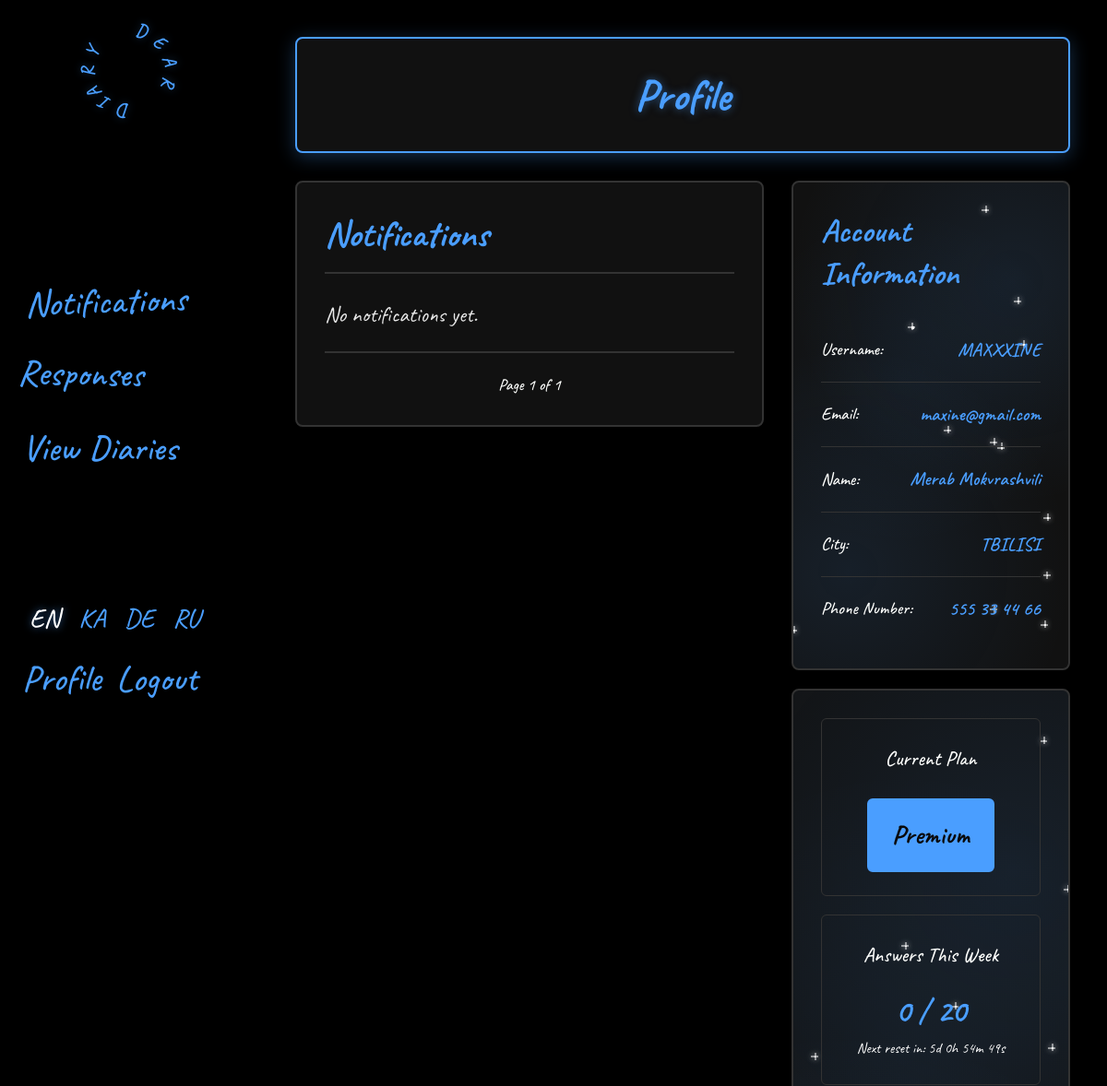
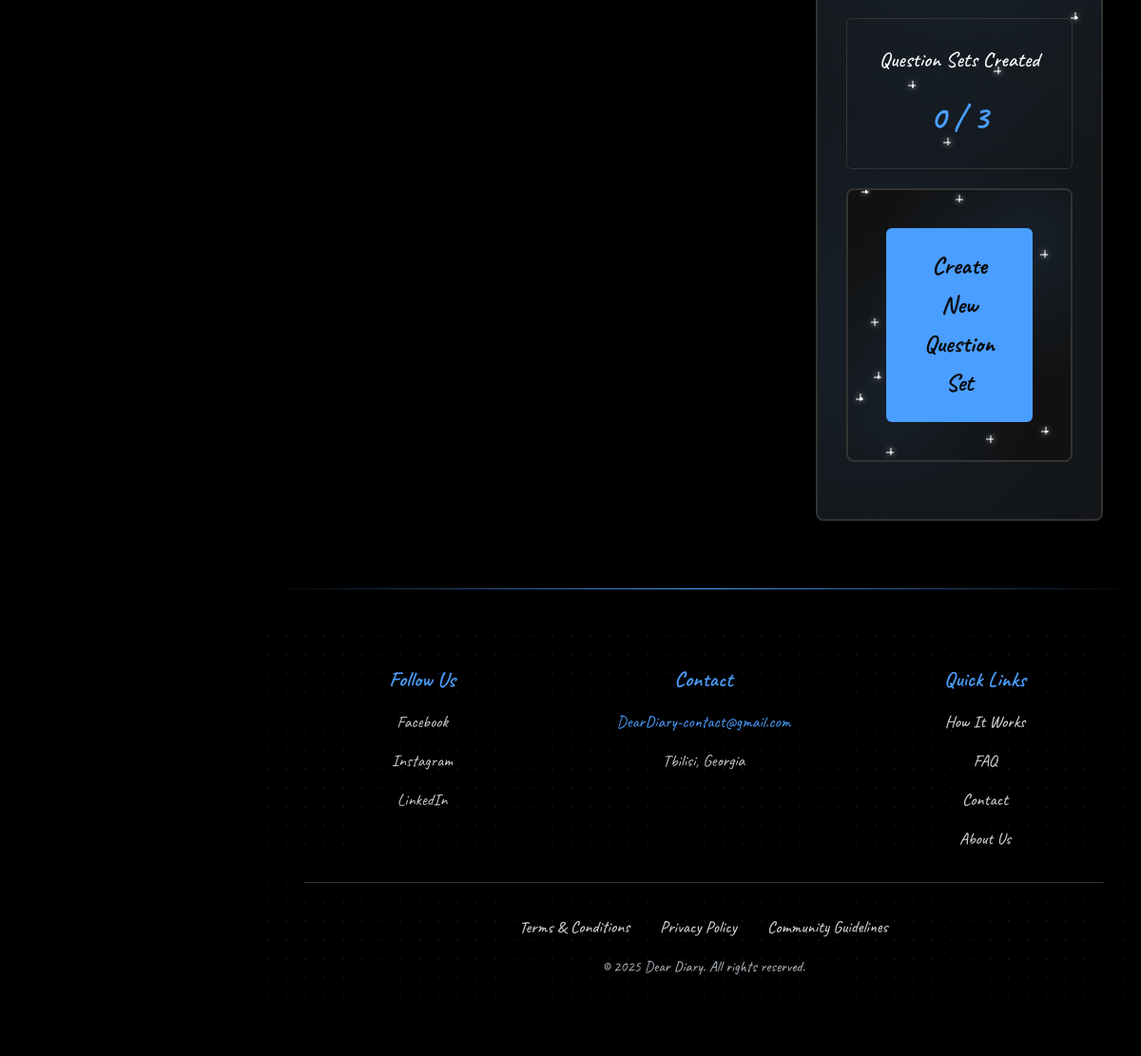
The page /users/profile/ (signed in) on the database its author committed (2 pictures, top to bottom).
### users/models.py (models this page shows, shortened)
class CustomUser(AbstractUser):
    name = models.CharField(
        max_length=50,
        verbose_name=_("First Name"),
        help_text=_("Enter your first name."),
    )
    surname = models.CharField(
        max_length=50,
        verbose_name=_("Last Name"),
        help_text=_("Enter your last name."),
    )
    city = models.CharField(
        max_length=100,
        verbose_name=_("City"),
        help_text=_("Where do you live?"),
        blank=True,
        null=True,
    )
    phone_number = models.CharField(
        max_length=20,
        verbose_name=_("Phone Number"),
        help_text=_("Optional phone number for contact."),
        blank=True,
        null=True,
    )
    gender = models.CharField(
        max_length=1,
        choices=GenderChoices.choices,
        default=GenderChoices.UNDISCLOSED,
        verbose_name=_("Gender"),
        help_text=_("Select your gender."),
    )
    class Meta:
        verbose_name = _("User")  # Singular name in admin
        verbose_name_plural = _("Users")  # Plural name in admin
        ordering = ['username']  # Default ordering by username

class UserProfile(models.Model):
    user = models.OneToOneField(CustomUser, on_delete=models.CASCADE)
    plan = models.CharField(
        max_length=10,
        choices=PlanChoices.choices,
        default=PlanChoices.FREE
    )
    weekly_answer_count = models.PositiveIntegerField(default=0)
    weekly_reset_date = models.DateField(default=timezone.now)  # track last reset
    next_reset = models.DateTimeField(default=lambda: now() + timedelta(days=7))  # ✅ 7 days later
    def reset_weekly_answers(self):
        now_dt = timezone.now()
        if now_dt >= self.next_reset:
            self.weekly_answer_count = 0
            self.weekly_reset_date = now_dt.date()
            self.next_reset = now_dt + timedelta(days=7)
            self.save()

### users/views.py (the view)
# urls.py: path('profile/', views.profile_view, name='profile'),  # Profile page
@login_required(login_url='users:login')
def profile_view(request):
    notifications_qs = request.user.notifications.all()
    paginator = Paginator(notifications_qs, 10)
    page_number = request.GET.get("page")
    page_obj = paginator.get_page(page_number)
    profile = request.user.userprofile
    limits = get_limits(request.user)
    current_qset_count = QuestionSet.objects.filter(owner=request.user).count()
    profile.reset_weekly_answers()
    context = {
        'profile': profile,
        'max_answers': limits['max_answers'],
        'max_qsets': limits['max_qsets'],
        'current_qset_count': current_qset_count,  # pass this to the template
        "page_obj": page_obj,  # for template pagination controls
        "next_reset": profile.next_reset,  # send datetime
    }
    return render(request, 'users/profile.html', context)

### users/context_processors.py (called while the page is built)
def user_profile(request):
    if request.user.is_authenticated:
        try:
            profile = request.user.userprofile  # Adjust if your related_name is different
        except UserProfile.DoesNotExist:
            profile = None
    else:
        profile = None
    return {
        'profile': profile
    }

### users/utils.py (called while the page is built)
def get_limits(user):
    profile = user.userprofile
    if profile.plan == 'premium':
        return {'max_answers': 20, 'max_qsets': 3}
    return {'max_answers': 5, 'max_qsets': 1}

### users/templates/users/profile.html (shortened to what this page needs)
{% extends 'base.html' %}
{% load i18n %}
{% block content %}
<div class="profile-container">
    <div class="profile-header">
        <h2 class="profile-title">{% trans "Profile" %}</h2>
    </div>
    <div class="profile-content">
        <div class="notifications">
            <h2>{% trans "Notifications" %}</h2>
            {% for n in page_obj %}
                <div class="notification {% if not n.is_read %}unread{% endif %}">
                    <p>
                        {{ n.message }}
                    </p>
                    {% if n.link %}
                        <a href="{{ n.link }}">{% trans "View" %}</a>
                    {% endif %}
                    <span class="time">{{ n.created_at|timesince }} {% trans "ago" %}</span>
                </div>
            {% empty %}
                <p>{% trans "No notifications yet." %}</p>
            {% endfor %}
            <div class="pagination">
                <span>{% trans "Page" %} {{ page_obj.number }} {% trans "of" %} {{ page_obj.paginator.num_pages }}</span>
            </div>
        </div>
        <div class="right-column">
            <div class="user-info">
                <h3 class="info-title">{% trans "Account Information" %}</h3>
                <ul class="info-list">
                    <li class="info-item">
                        <span class="info-label">{% trans "Username:" %}</span>
                        <span class="info-value">{{ user.username }}</span>
                    </li>
                    <li class="info-item">
                        <span class="info-label">{% trans "Email:" %}</span>
                        <span class="info-value">{{ user.email }}</span>
                    </li>
                    <li class="info-item">
                        <span class="info-label">{% trans "Name:" %}</span>
                        <span class="info-value">{{ user.name }} {{ user.surname }}</span>
                    </li>
                    <li class="info-item">
                        <span class="info-label">{% trans "City:" %}</span>
                        <span class="info-value">{{ user.city }}</span>
                    </li>
                    <li class="info-item">
                        <span class="info-label">{% trans "Phone Number:" %}</span>
                        <span class="info-value">{{ user.phone_number }}</span>
                    </li>
                </ul>
            </div>
            <div class="stats-section">
                <div class="stats-grid">
                    <div class="stat-item">
                        <div class="stat-label">{% trans "Current Plan" %}</div>
                        <div class="plan-badge {% if profile.plan == 'free' %}free{% else %}premium{% endif %}">
                            {{ profile.get_plan_display }}
                        </div>
                    </div>
                    <div class="stat-item">
                        <div class="stat-label">{% trans "Answers This Week" %}</div>
                        <div class="stat-value">
                            {{ profile.weekly_answer_count }} / {{ max_answers }}
                        </div>
                        <div class="stat-countdown" id="countdown">
                            {% trans "Next reset in:" %} <span id="timeRemaining">{% trans "Loading..." %}</span>
                        </div>
                    </div>
<div class="stat-item">
    <div class="stat-label">{% trans "Question Sets Created" %}</div>
    <div class="stat-value">{{ current_qset_count }} / {{ max_qsets }}</div>
</div>
<div class="action-section">
    <a href="{% url 'diary:question_set_create' %}" class="action-button">{% trans "Create New Question Set" %}</a>
</div>
{% endblock %}

### templates/base.html (style rules this page uses)
* { margin: 0; padding: 0; box-sizing: border-box; }
html, body { height: 100%; font-family: 'Inter', sans-serif; background: #000000; line-height: 1.6; color: #ffffff; overflow-x: hidden; }
body { display: flex; min-height: 100vh; margin: 0; }
h1, h2, h3, h4, h5, h6 { font-family: 'Inter', sans-serif; color: #ffffff; font-weight: 600; margin-bottom: 1rem; line-height: 1.3; }
h2 { font-size: 2rem; }
h3 { font-size: 1.5rem; }
p { margin-bottom: 1rem; color: rgba(255, 255, 255, 0.9); font-size: 1.5rem; }

### users/templates/users/profile.html (style rules this page uses)
.profile-container { max-width: 1400px; margin: 0 auto; padding: 20px; font-family: 'Caveat', cursive; }
.profile-header { background: #111111; border: 2px solid #4a9eff; padding: 30px; margin-bottom: 30px; border-radius: 8px; text-align: center; box-shadow: 0 4px 20px rgba(74, 158, 255, 0.3); }
.profile-title { font-size: 3rem; font-weight: 700; color: #4a9eff; margin: 0; font-family: 'Caveat', cursive; text-shadow: 0 0 10px rgba(74, 158, 255, 0.5); }
.profile-content { display: grid; grid-template-columns: 2fr 1fr; gap: 30px; align-items: start; }
.notifications { background: #111111; border: 2px solid #333; padding: 30px; border-radius: 8px; height: fit-content; }
.notifications h2 { font-size: 2.5rem; font-weight: 700; color: #4a9eff; margin-bottom: 25px; font-family: 'Caveat', cursive; border-bottom: 2px solid #333; padding-bottom: 15px; }
.pagination { margin-top: 20px; padding-top: 20px; border-top: 2px solid #333; text-align: center; }
.pagination span { font-weight: 500; color: #fefffd; margin: 0 10px; font-size: 1.1rem; }
.right-column { display: flex; flex-direction: column; gap: 20px; }
.stats-section { background: #111111; border: 2px solid #333; padding: 30px; border-radius: 8px; }
.stats-grid { display: flex; flex-direction: column; gap: 20px; margin-bottom: 30px; }
.stat-item { border: 1px solid #333; padding: 25px; text-align: center; border-radius: 6px; transition: all 0.3s ease; }
.stat-label { font-size: 1.4rem; color: #fefffd; margin-bottom: 15px; font-weight: 500; }
.stat-value { font-size: 2.2rem; font-weight: 700; color: #4a9eff; font-family: 'Caveat', cursive; }
.plan-badge { display: inline-block; padding: 15px 25px; border: 2px solid #4a9eff; font-size: 1.8rem; font-weight: 700; font-family: 'Caveat', cursive; margin-top: 10px; border-radius: 6px; transition: all 0.3s ease; }
.plan-badge.premium { background: #4a9eff; color: #0a0a0a; border-color: #4a9eff; }
.user-info { background: #111111; border: 2px solid #333; padding: 30px; border-radius: 8px; }
.info-title { font-size: 2.2rem; font-weight: 700; color: #4a9eff; margin-bottom: 25px; font-family: 'Caveat', cursive; }
.info-list { list-style: none; padding: 0; margin: 0; }
.info-item { padding: 18px 0; border-bottom: 1px solid #333; display: flex; justify-content: space-between; align-items: center; }
.info-item:last-child { border-bottom: none; }
.info-label { font-weight: 500; color: #fefffd; font-size: 1.2rem; }
.info-value { color: #4a9eff; font-size: 1.3rem; font-weight: 600; }
.action-section { background: #111111; border: 2px solid #333; padding: 40px; border-radius: 8px; text-align: center; }
.action-button { display: inline-block; background: #4a9eff; color: #0a0a0a; padding: 20px 40px; text-decoration: none; font-weight: 700; border-radius: 6px; transition: all 0.3s ease; font-family: 'Caveat', cursive; font-size: 1.6rem; }
.starfield-bg { position: relative; overflow: hidden; }
.starfield-bg::before { content: ''; position: absolute; top: 0; left: 0; right: 0; bottom: 0; background: radial-gradient(circle at 20% 80%, rgba(74, 158, 255, 0.1) 0%, transparent 50%), radial-gradient(circle at 80% 20%, rgba(74, 158, 255, 0.1) 0%, transparent 50%), radial-gradient(circle at 40% 40%, rgba(74, 158, 255, 0.05) 0%, transparent 50%); pointer-events: none; z-index: 1; }
.starfield-bg > * { position: relative; z-index: 2; }

### rows shown on the page
CustomUser: username "MAXXXINE", email "maxine@gmail.com", name "Merab", surname "Mokvrashvili", city "TBILISI", phone_number "555 33 44 66"
UserProfile: plan "Premium", weekly_answer_count "0"

### other values the page prints
{{ page_obj.number }} "1"
{{ page_obj.paginator.num_pages }} "1"
{{ max_answers }} "20"
{{ current_qset_count }} "0"
{{ max_qsets }} "3"
